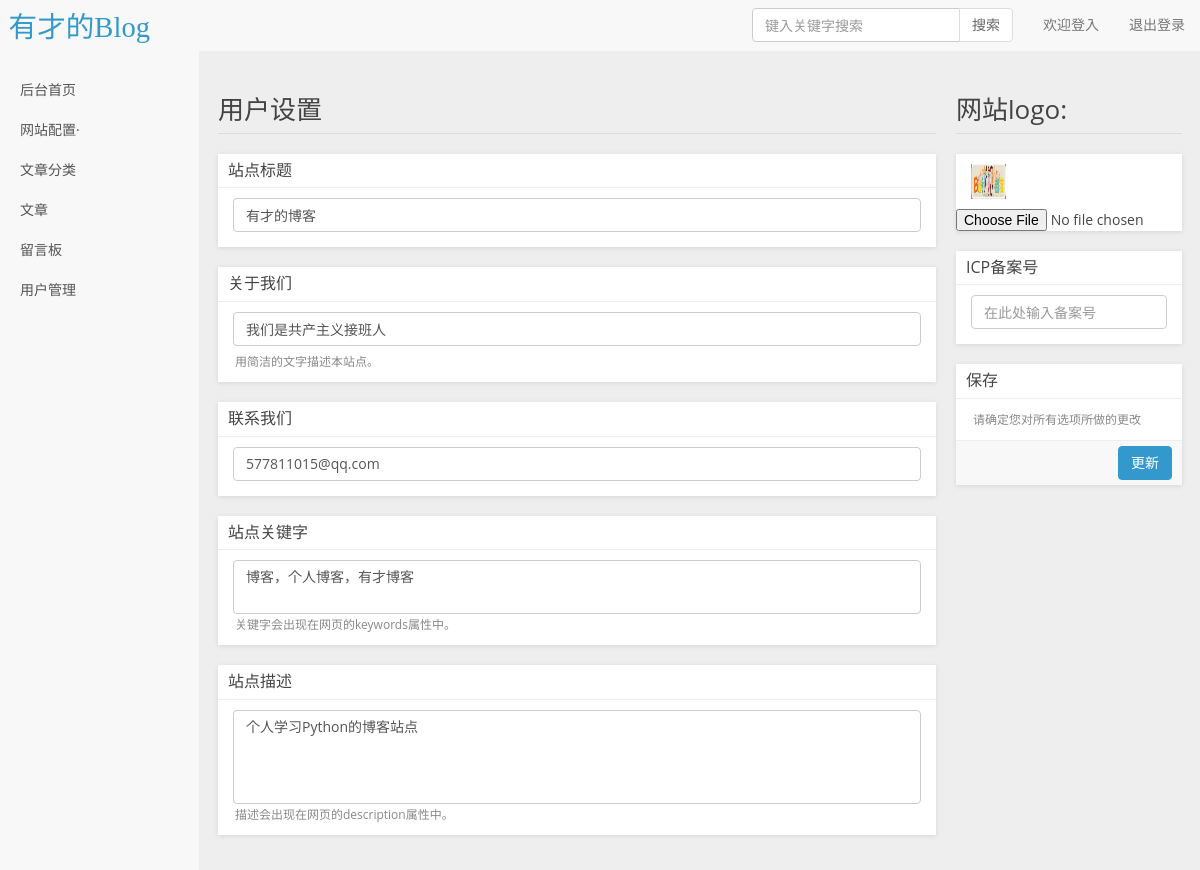
Screenshot of /myadmin/config with the database file from the repository.
### myadmin/models.py (models this page shows)
class config(models.Model):
    title=models.CharField(max_length=200,null=True)
    logo=models.ImageField(upload_to='static')
    description=models.CharField(max_length=200)
    keywords=models.CharField(max_length=100)
    about_us=models.TextField()
    connect_us=models.CharField(max_length=200)

### myadmin/views.py (the view, shortened to what this page needs)
# urls.py: url(r'^myadmin/config$', admin_views.config, name='config'),
def config(request):
    if request.method == 'GET':
        count =models.config.objects.all().count()
        if not count:
            models.config.objects.create(id=2)
        res=models.config.objects.get(id=2)
        return render(request,'myadmin/config.html',{'res':res})

### templates/myadmin/config.html (shortened to what this page needs)
{% extends 'myadmin/base.html' %}
    {% block right_conent %}
 <div class="col-sm-9 col-sm-offset-3 col-md-10 col-lg-10 col-md-offset-2 main" id="main"></div>
<div class="row">
    <link rel="stylesheet" href="/static/myadmin/js/kindeditor/themes/default/default.css" />
<div class="col-sm-9 col-sm-offset-3 col-md-10 col-lg-10 col-md-offset-2 main" id="main">
    <div class="row">
        <form action="{% url 'config' %}" method="post" autocomplete="off" draggable="false" enctype="multipart/form-data">
            <div class="col-md-9">
                <h1 class="page-header">用户设置</h1>
                <div class="add-article-box">
                    <h2 class="add-article-box-title">
                        <span>站点标题</span>
                    </h2>
                    <div class="add-article-box-content">
                        <input type="text" name="title" class="form-control" placeholder="请输入站点标题" required autofocus autocomplete="off"  value="{{ res.title }}">
                    </div>
                </div>
                <div class="add-article-box">
                    <h2 class="add-article-box-title">
                        <span>关于我们</span>
                    </h2>
                    <div class="add-article-box-content">
                        <input type="text" name="about_us" class="form-control" placeholder="请输入站点副标题" autocomplete="off" value="{{ res.about_us }}">
                        <span class="prompt-text">用简洁的文字描述本站点。</span>
                    </div>
                </div>
                <div class="add-article-box">
                    <h2 class="add-article-box-title">
                        <span>联系我们</span>
                    </h2>
                    <div class="add-article-box-content">
                        <input type="text" name="connect_us" class="form-control" placeholder="在此处输入站点地址（URL）" autocomplete="off" value="{{ res.connect_us }}" >
                    </div>
                </div>
                <div class="add-article-box">
                    <h2 class="add-article-box-title">
                        <span>站点关键字</span>
                    </h2>
                    <div class="add-article-box-content">
                        <textarea class="form-control" name="keywords" >{{ res.keywords }}</textarea>
                        <span class="prompt-text">关键字会出现在网页的keywords属性中。</span>
                    </div>
                </div>
                <div class="add-article-box">
                    <h2 class="add-article-box-title">
                        <span>站点描述</span>
                    </h2>
                    <div class="add-article-box-content">
                        <textarea class="form-control" name="description" rows="4" autocomplete="off">{{ res.description }}</textarea>
                        <span class="prompt-text">描述会出现在网页的description属性中。</span>
                    </div>
                </div>
            </div>
            <div class="col-md-3">
                <h1 class="page-header">网站logo:</h1>
                <div class="add-article-box">
                    <div class="add-article-box-content">
                        <img id="myimage" width="35px" height="35px" src="{{ res.logo }}">
                    </div>
                        <input type="file" name="logo" onchange="change_img(this)">
                </div>
                <div class="add-article-box">
                    <h2 class="add-article-box-title">
                        <span>ICP备案号</span>
                    </h2>
                    <div class="add-article-box-content">
                        <input type="email" name="email" class="form-control" placeholder="在此处输入备案号" autocomplete="off" />
                    </div>
                </div>
                <div class="add-article-box">
                    <h2 class="add-article-box-title">
                        <span>保存</span>
                    </h2>
                    <div class="add-article-box-content">
                        <span class="prompt-text">请确定您对所有选项所做的更改</span>
                    </div>
                    <div class="add-article-box-footer">
                        <button class="btn btn-primary" type="submit" name="submit">更新</button>
                    </div>
                </div>
            </div>
        </form>
    </div>
</div>
 {% endblock %}

### static/myadmin/css/style.css (style rules this page uses)
body, div, dl, dt, dd, ul, ol, li, h1, h2, h3, h4, h5, h6, pre, code, form, button, input, fieldset, legend, input, textarea, p, blockquote, th, td, article, aside, details, figcaption, figure, #footer, #header, hgroup, menu, nav, section { margin: 0; padding: 0; }
body, dl, dt, dd, ul, ol, li, h1, h2, h3, h4, h5, h6, form, button, input, textarea, p, span, th, td, article, aside, nav, section, img, a, table, tbody, tr, label { outline: none; transition: all 0.30s ease-in-out; -webkit-transition: all 0.30s ease-in-out; -moz-transition: all 0.30s ease-in-out; -o-transition: all 0.30s ease-in-out; -ms-transition: all 0.30s ease-in-out; }
dl, dt, dd, ul, ol, li, h1, h2, h3, h4, h5, h6, p, span, th, tr, td { cursor: default; }
body { color: #444; background-color: #EEE; overflow-x: hidden; padding-top: 50px; }
.btn-primary { background-color: #3399CC; border-color: #3399CC; }
body, input, button, textarea, select { font-family: "Microsoft YaHei", "微软雅黑", "Lantinghei SC", "Open Sans", Arial, "Hiragino Sans GB", "STHeiti", "WenQuanYi Micro Hei", SimSun, sans-serif; }
.col-lg-1, .col-lg-10, .col-lg-11, .col-lg-12, .col-lg-2, .col-lg-3, .col-lg-4, .col-lg-5, .col-lg-6, .col-lg-7, .col-lg-8, .col-lg-9, .col-md-1, .col-md-10, .col-md-11, .col-md-12, .col-md-2, .col-md-3, .col-md-4, .col-md-5, .col-md-6, .col-md-7, .col-md-8, .col-md-9, .col-sm-1, .col-sm-10, .col-sm-11, .col-sm-12, .col-sm-2, .col-sm-3, .col-sm-4, .col-sm-5, .col-sm-6, .col-sm-7, .col-sm-8, .col-sm-9, .col-xs-1, .col-xs-10, .col-xs-11, .col-xs-12, .col-xs-2, .col-xs-3, .col-xs-4, .col-xs-5, .col-xs-6, .col-xs-7, .col-xs-8, .col-xs-9 { position: relative; min-height: 1px; padding-right: 10px; padding-left: 10px; }
.row { margin-right: 0px; margin-left: 0px; }
.main { padding:15px 8px; }
.main .page-header { font-size: 26px; margin-top: 0; border-bottom: 1px solid #DDD; }
.form-control { box-shadow: none; -webkit-box-shadow: none; -moz-box-shadow: none; }
textarea { resize: none; }
.add-article-box { background:#FFF; margin-bottom:20px; -moz-box-shadow: 0px 1px 5px rgba(0,0,0,.1); -webkit-box-shadow: 0px 1px 5px rgba(0,0,0,.1); box-shadow: 0px 1px 5px rgba(0,0,0,.1); }
.add-article-box-title { font-size: 16px; padding: 8px 10px; margin: 0; border-bottom:#EEE solid 1px; }
.add-article-box-content { padding:10px 15px; }
.add-article-box-content input { margin-bottom:5px; }
.add-article-box-footer { border-top:#EEE solid 1px; padding:5px 10px; background:#F8F8F8; height:45px; clear: both; }
.add-article-box-footer button { float:right; }
#main .prompt-text { display:inline-block; color:#888; font-size:12px; margin: 2px; }

### rows the page displays
config: title "有才的博客", about_us "我们是共产主义接班人", connect_us "577811015@qq.com", keywords "博客，个人博客，有才博客", description "个人学习Python的博客站点", logo (picture)
